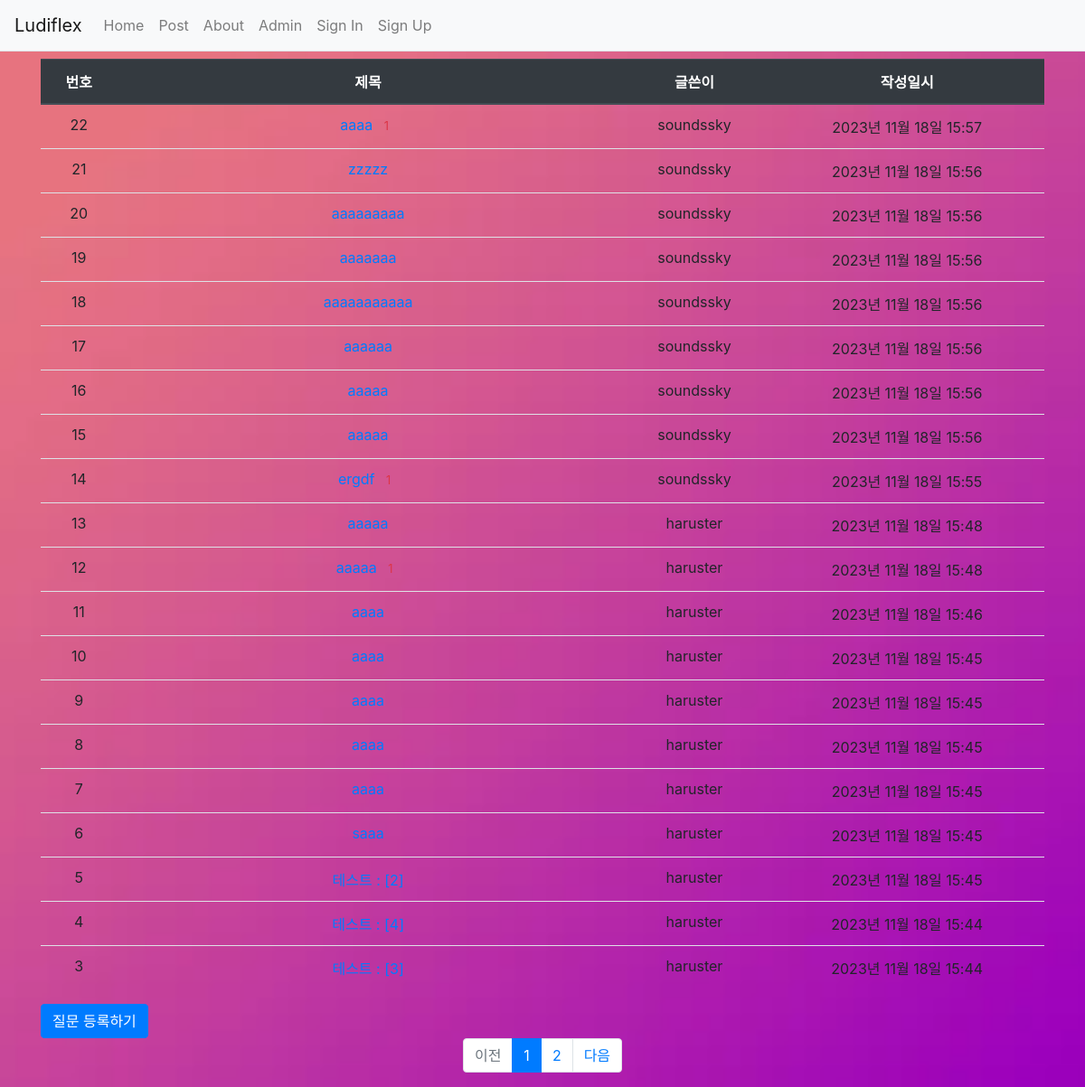
/question/post/, run on the app's committed database.
### src/models.py (models this page shows)
class Question(db.Model): # 질문 모델
    id = db.Column(db.Integer, primary_key=True)
    subject = db.Column(db.String(200), nullable=False)
    content = db.Column(db.Text(), nullable=False)
    create_date = db.Column(db.DateTime(), nullable=False)
    voter = db.relationship('User', secondary=question_voter, backref=db.backref('question_voter_set'))
    user_id = db.Column(db.Integer, db.ForeignKey('user.id', ondelete='CASCADE'), nullable=False)
    user = db.relationship('User', backref=db.backref('question_set'))
    modify_date = db.Column(db.DateTime(), nullable=True)

class User(db.Model):
    id = db.Column(db.Integer, primary_key=True)
    username = db.Column(db.String(150), unique=True, nullable=False)
    password = db.Column(db.String(200), nullable=False)
    email = db.Column(db.String(120), unique=True, nullable=False)

### views/question_views.py (the view)
@bp.route('/post/')
def post():
    page = request.args.get('page', type=int, default=1)  # 페이지
    question_list = Question.query.order_by(Question.create_date.desc())
    question_list = question_list.paginate(page=page, per_page=20)
    return render_template('question/question_list.html', question_list=question_list)

### src/filter.py (called while the page is built)
def format_datetime(value, fmt='%Y년 %m월 %d일 %H:%M'):
    return value.strftime(fmt)

### views/auth_views.py (called while the page is built)
@bp.before_app_request
def load_logged_in_user():
    user_id = session.get('user_id')
    if user_id is None:
        g.user = None
    else:
        g.user = User.query.get(user_id)

### templates/question/question_list.html (shortened to what this page needs)
<link rel="stylesheet" href="{{ url_for('static', filename='css/bootstrap.min.css') }}">
{% extends 'base.html' %}
{% block content %}
<div class="container my-2">
    <table class="table">
        <thead>
            <tr class="text-center thead-dark">
                <th>번호</th>
                <th style="width:50%">제목</th>
                <th>글쓴이</th>
                <th>작성일시</th>
            </tr>
        </thead>
        <tbody>
            {% if question_list %}
            {% for question in question_list.items %}
            <tr class="text-center">
                <td>{{ question_list.total - ((question_list.page-1) * question_list.per_page) - loop.index0 }}</td>
                <td class="text-start">
                    <a href="{{ url_for('question.detail', question_id=question.id) }}">{{ question.subject }}</a>
                    {% if question.answer_set|length > 0 %}
                    <span class="text-danger small mx-2">{{ question.answer_set|length }}</span>
                    {% endif %}
                </td>
                <td>{{ question.user.username }}</td>
                <td>{{ question.create_date|datetime }}</td>
            </tr>
            {% endfor %}
            {% else %}
            <tr>
                {% endif %}
        </tbody>
    </table>
    <a href="{{ url_for('question.create') }}" class="btn btn-primary">질문 등록하기</a>
    <ul class="pagination justify-content-center">
        {% if question_list.has_prev %}
        <li class="page-item">
            <a class="page-link" href="?page={{ question_list.prev_num }}">이전</a>
        </li>
        {% else %}
        <li class="page-item disabled">
            <a class="page-link" tabindex="-1" aria-disabled="true" href="javascript:void(0)">이전</a>
        </li>
        {% endif %}
        {% for page_num in question_list.iter_pages() %}
        {% if page_num %}
        {% if page_num != question_list.page %}
        <li class="page-item">
            <a class="page-link" href="?page={{ page_num }}">{{ page_num }}</a>
        </li>
        {% else %}
        <li class="page-item active" aria-current="page">
            <a class="page-link" href="javascript:void(0)">{{ page_num }}</a>
        </li>
        {% endif %}
        {% else %}
        <li class="disabled">
            <a class="page-link" href="javascript:void(0)">...</a>
        </li>
        {% endif %}
        {% endfor %}
        {% if question_list.has_next %}
        <li class="page-item">
            <a class="page-link" href="?page={{ question_list.next_num }}">다음</a>
        </li>
        {% else %}
        <li class="page-item disabled">
            <a class="page-link" tabindex="-1" aria-disabled="true" href="javascript:void(0)">다음</a>
        </li>
        {% endif %}
    </ul>
</div>
{% endblock %}

### static/css/style.css (style rules this page uses)
body { background-image: url("/static/image/wallpaper.png"); background-size: cover; }

### data on the page
Question: total "22", subject "aaaa", answer_set|length "1", user.username "soundssky", create_date "2023년 11월 18일 15:57"
Question: total "21", subject "zzzzz", user.username "soundssky", create_date "2023년 11월 18일 15:56"
Question: total "20", subject "aaaaaaaaa", user.username "soundssky", create_date "2023년 11월 18일 15:56"
Question: total "19", subject "aaaaaaa", user.username "soundssky", create_date "2023년 11월 18일 15:56"
Question: total "18", subject "aaaaaaaaaaa", user.username "soundssky", create_date "2023년 11월 18일 15:56"
Question: total "17", subject "aaaaaa", user.username "soundssky", create_date "2023년 11월 18일 15:56"
Question: total "16", subject "aaaaa", user.username "soundssky", create_date "2023년 11월 18일 15:56"
Question: total "15", subject "aaaaa", user.username "soundssky", create_date "2023년 11월 18일 15:56"
Question: total "14", subject "ergdf", answer_set|length "1", user.username "soundssky", create_date "2023년 11월 18일 15:55"
Question: total "13", subject "aaaaa", user.username "haruster", create_date "2023년 11월 18일 15:48"
Question: total "12", subject "aaaaa", answer_set|length "1", user.username "haruster", create_date "2023년 11월 18일 15:48"
Question: total "11", subject "aaaa", user.username "haruster", create_date "2023년 11월 18일 15:46"
Question: total "10", subject "aaaa", user.username "haruster", create_date "2023년 11월 18일 15:45"
Question: total "9", subject "aaaa", user.username "haruster", create_date "2023년 11월 18일 15:45"
Question: total "8", user.username "haruster", create_date "2023년 11월 18일 15:45"
Question: total "7", user.username "haruster", create_date "2023년 11월 18일 15:45"
Question: total "6", user.username "haruster", create_date "2023년 11월 18일 15:45"
Question: total "5", user.username "haruster", create_date "2023년 11월 18일 15:45"
Question: id "4", user.username "haruster", create_date "2023년 11월 18일 15:44"
Question: id "3", user.username "haruster", create_date "2023년 11월 18일 15:44"

### other printed values
{{ page_num }} "1"
{{ page_num }} "2"
